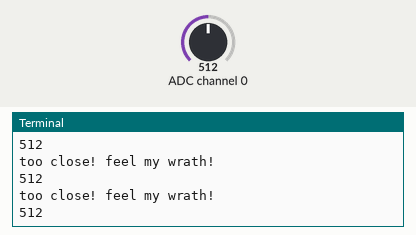
Bench run of a program on a simulated Raspberry Pi (BCM pin numbers). Shown: the last lines printed to the terminal. The inputs (shaded band) are chosen by the test bench; at power-on: ADC channel 0 = 512 (analog values on the 0–1023 scale). Sound played through the audio output is not drawn and takes no time; library files of the repository ran but are not shown: MCP3008.py.

Above: at 1.2 s.
1.3 s: ADC channel 0 set to 610
At 2.0 s:
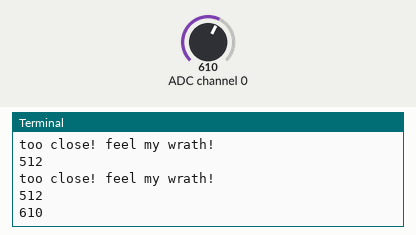
2.8 s: ADC channel 0 set to 590
At 2.8 s:
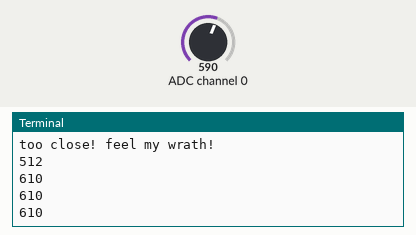
Timing chart, 0 to 5.8 s (numbered marks = the images above; inputs shaded):
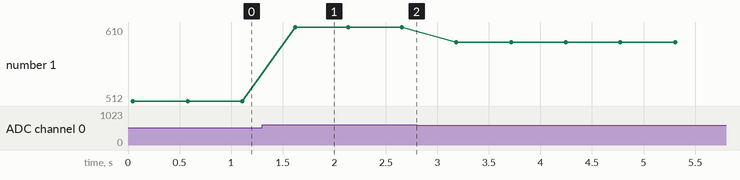

Measured:
- after the input at 1.3 s, the terminal: prints a new line after 0.32 s (image 1)
- plotted number 1: 512 → 610 after the input at 1.3 s, 610 → 590 after the input at 2.8 s

The program:

pi_protector.py
```python
#!/usr/bin/env python
from MCP3008 import *
from Setup import *
import RPi.GPIO as GPIO

DEBUG = 0


# IR proximity sensor connected to adc #0
sensor_adc = 0

weAre = "Alec and Kendra"
print "hi " + weAre


        # read the analog pin
while True:
	proximity = readadc(sensor_adc, SPICLK, SPIMOSI, SPIMISO, SPICS)
	if 600 >proximity > 300:
		print "too close! feel my wrath!"
		os.system("aplay diepie.wav")

		os.system("aplay piwarning.wav")
	elif proximity > 600:
		os.system("aplay roar.wav")
	print proximity


        # sleep for half a second
	time.sleep(0.5)
```

Setup.py
```python
import RPi.GPIO as GPIO
import os

GPIO.setwarnings(False)
GPIO.setmode(GPIO.BCM)

# change these as desired - they're the pins connected from the
# SPI port on the ADC to the Cobbler
SPICLK = 18
SPIMISO = 23
SPIMOSI = 24
SPICS = 25
SOUND_TOGGLE = 22

# set up the SPI interface pins
GPIO.setup(SPIMOSI, GPIO.OUT)
GPIO.setup(SPIMISO, GPIO.IN)
GPIO.setup(SPICLK, GPIO.OUT)
GPIO.setup(SPICS, GPIO.OUT)
GPIO.setup(SOUND_TOGGLE, GPIO.IN)

os.system('sudo amixer cset numid=1 -- 95% > /dev/null')
```
